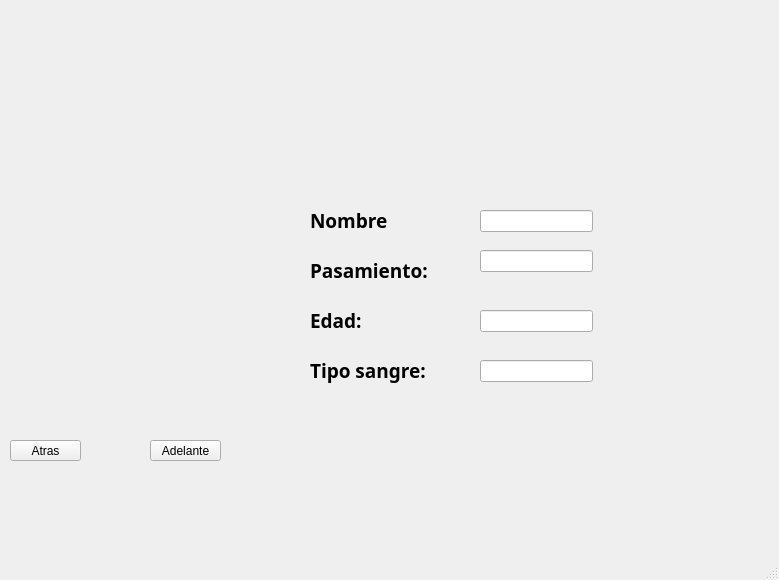
<?xml version="1.0" encoding="UTF-8"?>
<ui version="4.0">
 <class>MainWindow</class>
 <widget class="QMainWindow" name="MainWindow">
  <property name="geometry">
   <rect>
    <x>0</x>
    <y>0</y>
    <width>779</width>
    <height>580</height>
   </rect>
  </property>
  <property name="windowTitle">
   <string>MainWindow</string>
  </property>
  <widget class="QWidget" name="centralwidget">
   <widget class="QLabel" name="label">
    <property name="geometry">
     <rect>
      <x>0</x>
      <y>0</y>
      <width>131</width>
      <height>81</height>
     </rect>
    </property>
    <property name="text">
     <string/>
    </property>
    <property name="pixmap">
     <pixmap>:/Logos/logo uat.jpg</pixmap>
    </property>
    <property name="scaledContents">
     <bool>true</bool>
    </property>
   </widget>
   <widget class="QLabel" name="label_2">
    <property name="geometry">
     <rect>
      <x>560</x>
      <y>10</y>
      <width>191</width>
      <height>91</height>
     </rect>
    </property>
    <property name="styleSheet">
     <string notr="true">border-image: url(:/variados/uat-logo.jpg);</string>
    </property>
    <property name="text">
     <string/>
    </property>
    <property name="pixmap">
     <pixmap>:/Logos/logo fians.jpg</pixmap>
    </property>
    <property name="scaledContents">
     <bool>true</bool>
    </property>
   </widget>
   <widget class="QPushButton" name="btn_atras">
    <property name="geometry">
     <rect>
      <x>10</x>
      <y>440</y>
      <width>71</width>
      <height>21</height>
     </rect>
    </property>
    <property name="text">
     <string>Atras</string>
    </property>
   </widget>
   <widget class="QPushButton" name="btn_adelante">
    <property name="geometry">
     <rect>
      <x>150</x>
      <y>440</y>
      <width>71</width>
      <height>21</height>
     </rect>
    </property>
    <property name="text">
     <string>Adelante</string>
    </property>
   </widget>
   <widget class="QLabel" name="label_4">
    <property name="geometry">
     <rect>
      <x>310</x>
      <y>200</y>
      <width>151</width>
      <height>41</height>
     </rect>
    </property>
    <property name="font">
     <font>
      <family>Agency FB</family>
      <pointsize>14</pointsize>
      <weight>75</weight>
      <bold>true</bold>
     </font>
    </property>
    <property name="text">
     <string>Nombre</string>
    </property>
   </widget>
   <widget class="QLabel" name="label_5">
    <property name="geometry">
     <rect>
      <x>310</x>
      <y>240</y>
      <width>161</width>
      <height>61</height>
     </rect>
    </property>
    <property name="font">
     <font>
      <family>Agency FB</family>
      <pointsize>14</pointsize>
      <weight>75</weight>
      <bold>true</bold>
     </font>
    </property>
    <property name="text">
     <string>Pasamiento:</string>
    </property>
   </widget>
   <widget class="QLabel" name="label_6">
    <property name="geometry">
     <rect>
      <x>310</x>
      <y>290</y>
      <width>161</width>
      <height>61</height>
     </rect>
    </property>
    <property name="font">
     <font>
      <family>Agency FB</family>
      <pointsize>14</pointsize>
      <weight>75</weight>
      <bold>true</bold>
     </font>
    </property>
    <property name="text">
     <string>Edad:</string>
    </property>
   </widget>
   <widget class="QLabel" name="label_7">
    <property name="geometry">
     <rect>
      <x>310</x>
      <y>340</y>
      <width>161</width>
      <height>61</height>
     </rect>
    </property>
    <property name="font">
     <font>
      <family>Agency FB</family>
      <pointsize>14</pointsize>
      <weight>75</weight>
      <bold>true</bold>
     </font>
    </property>
    <property name="text">
     <string>Tipo sangre:</string>
    </property>
   </widget>
   <widget class="QLineEdit" name="text_nombre">
    <property name="geometry">
     <rect>
      <x>480</x>
      <y>210</y>
      <width>113</width>
      <height>22</height>
     </rect>
    </property>
   </widget>
   <widget class="QLineEdit" name="txt_pasatimepo">
    <property name="geometry">
     <rect>
      <x>480</x>
      <y>250</y>
      <width>113</width>
      <height>22</height>
     </rect>
    </property>
   </widget>
   <widget class="QLineEdit" name="txt_edad">
    <property name="geometry">
     <rect>
      <x>480</x>
      <y>310</y>
      <width>113</width>
      <height>22</height>
     </rect>
    </property>
   </widget>
   <widget class="QLineEdit" name="text_sangre">
    <property name="geometry">
     <rect>
      <x>480</x>
      <y>360</y>
      <width>113</width>
      <height>22</height>
     </rect>
    </property>
   </widget>
   <widget class="QLabel" name="label_3">
    <property name="geometry">
     <rect>
      <x>10</x>
      <y>10</y>
      <width>231</width>
      <height>101</height>
     </rect>
    </property>
    <property name="styleSheet">
     <string notr="true">border-image: url(:/meme/fians.jpg);</string>
    </property>
    <property name="text">
     <string>&lt;html&gt;&lt;head/&gt;&lt;body&gt;&lt;p&gt;&lt;br/&gt;&lt;/p&gt;&lt;/body&gt;&lt;/html&gt;</string>
    </property>
   </widget>
   <widget class="QLabel" name="label_8">
    <property name="geometry">
     <rect>
      <x>620</x>
      <y>440</y>
      <width>141</width>
      <height>91</height>
     </rect>
    </property>
    <property name="styleSheet">
     <string notr="true">border-image: url(:/meme/Imagen/como.jpg);</string>
    </property>
    <property name="text">
     <string>&lt;html&gt;&lt;head/&gt;&lt;body&gt;&lt;p&gt;&lt;br/&gt;&lt;/p&gt;&lt;/body&gt;&lt;/html&gt;</string>
    </property>
   </widget>
   <widget class="QLabel" name="img_persona">
    <property name="geometry">
     <rect>
      <x>40</x>
      <y>200</y>
      <width>181</width>
      <height>171</height>
     </rect>
    </property>
    <property name="styleSheet">
     <string notr="true">border-image: url(:/variados/badillo .png);</string>
    </property>
    <property name="text">
     <string>&lt;html&gt;&lt;head/&gt;&lt;body&gt;&lt;p&gt;&lt;br/&gt;&lt;/p&gt;&lt;/body&gt;&lt;/html&gt;</string>
    </property>
   </widget>
  </widget>
  <widget class="QMenuBar" name="menubar">
   <property name="geometry">
    <rect>
     <x>0</x>
     <y>0</y>
     <width>779</width>
     <height>21</height>
    </rect>
   </property>
  </widget>
  <widget class="QStatusBar" name="statusbar"/>
 </widget>
 <resources>
  <include location="../recursos.qrc"/>
 </resources>
 <connections/>
</ui>
